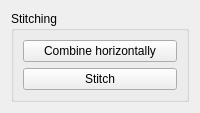
                <widget class="QWidget" name="tab_8">
                 <attribute name="title">
                  <string>Multi-file stitching</string>
                 </attribute>
                 <layout class="QGridLayout" name="gridLayout_20">
                  <item row="0" column="0">
                   <widget class="QGroupBox" name="groupBox_8">
                    <property name="title">
                     <string>Stitching</string>
                    </property>
                    <layout class="QGridLayout" name="gridLayout_17">
                     <item row="1" column="1">
                      <widget class="QPushButton" name="ppStitch_B">
                       <property name="enabled">
                        <bool>true</bool>
                       </property>
                       <property name="toolTip">
                        <string>Stitches paths from all cameras together</string>
                       </property>
                       <property name="text">
                        <string>Stitch</string>
                       </property>
                      </widget>
                     </item>
                     <item row="0" column="1">
                      <widget class="QPushButton" name="ppHorizontalCombine_B">
                       <property name="enabled">
                        <bool>true</bool>
                       </property>
                       <property name="toolTip">
                        <string>Places camera frames side by side to allow user to evaluate correct overlap</string>
                       </property>
                       <property name="text">
                        <string>Combine horizontally</string>
                       </property>
                      </widget>
                     </item>
                    </layout>
                   </widget>
                  </item>
                 </layout>
                </widget>
